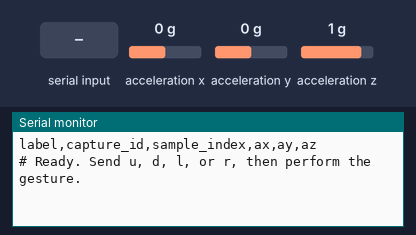
A sketch run on a simulated ESP32. On the bench: the last lines printed to the serial monitor. Wiring (inferred from the names in the program): MPU-6050 motion sensor at I2C address 0x68. The inputs (shaded band) are chosen by the test bench; at power-on: acceleration x 0 g, acceleration y 0 g, acceleration z 1 g.

Above: at 1.3 s.
1.4 s: "u" received over Serial
At 2.8 s:
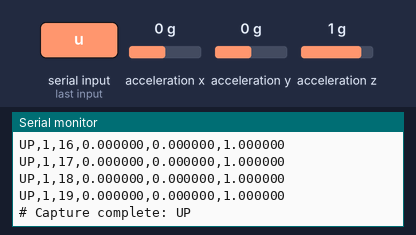
2.9 s: "d" received over Serial
At 4.3 s:
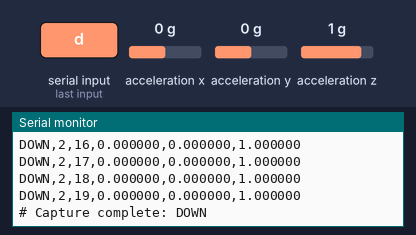
4.4 s: "l" received over Serial
At 5.8 s:
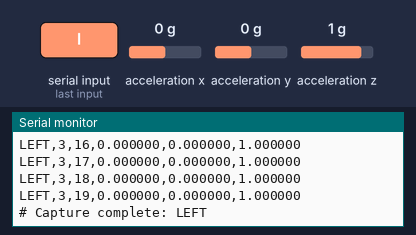
5.9 s: "r" received over Serial
At 8.1 s:
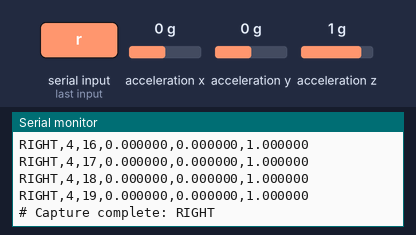

Measured:
- after the input at 1.4 s, the serial monitor: prints a new line at once (image 1)
- after the input at 2.9 s, the serial monitor: prints a new line at once (image 2)
- after the input at 4.4 s, the serial monitor: prints a new line at once (image 3)
- after the input at 5.9 s, the serial monitor: prints a new line at once (image 4)

The sketch:

data_collector.ino
```cpp
#include <Wire.h>

// MPU6050 gesture dataset collector for ESP32.
// Open Serial Monitor at 115200 baud and send:
//   u = UP, d = DOWN, l = LEFT, r = RIGHT
// Perform one gesture immediately after sending the command.

constexpr uint8_t MPU6050_ADDRESS = 0x68;
constexpr uint8_t MPU6050_ACCEL_START = 0x3B;
constexpr uint8_t SDA_PIN = 21;
constexpr uint8_t SCL_PIN = 22;
constexpr uint16_t SAMPLE_INTERVAL_MS = 50;
constexpr uint8_t SAMPLES_PER_CAPTURE = 20;

uint32_t captureId = 0;

void writeMpuRegister(uint8_t reg, uint8_t value) {
  Wire.beginTransmission(MPU6050_ADDRESS);
  Wire.write(reg);
  Wire.write(value);
  Wire.endTransmission(true);
}

bool initializeMpu6050() {
  writeMpuRegister(0x6B, 0x00);  // Wake the sensor.
  delay(100);
  writeMpuRegister(0x1C, 0x00);  // Accelerometer range: +/-2 g.
  writeMpuRegister(0x1A, 0x03);  // Low-pass filter setting.

  Wire.beginTransmission(MPU6050_ADDRESS);
  Wire.write(0x75);  // WHO_AM_I register.
  if (Wire.endTransmission(false) != 0) return false;
  Wire.requestFrom(MPU6050_ADDRESS, static_cast<uint8_t>(1), true);
  return Wire.available() && Wire.read() == 0x68;
}

bool readAcceleration(float &ax, float &ay, float &az) {
  Wire.beginTransmission(MPU6050_ADDRESS);
  Wire.write(MPU6050_ACCEL_START);
  if (Wire.endTransmission(false) != 0) return false;

  Wire.requestFrom(MPU6050_ADDRESS, static_cast<uint8_t>(6), true);
  if (Wire.available() != 6) return false;

  const int16_t rawX = (Wire.read() << 8) | Wire.read();
  const int16_t rawY = (Wire.read() << 8) | Wire.read();
  const int16_t rawZ = (Wire.read() << 8) | Wire.read();

  constexpr float COUNTS_PER_G = 16384.0f;
  ax = rawX / COUNTS_PER_G;
  ay = rawY / COUNTS_PER_G;
  az = rawZ / COUNTS_PER_G;
  return true;
}

const char *labelFromCommand(char command) {
  switch (command) {
    case 'u': return "UP";
    case 'd': return "DOWN";
    case 'l': return "LEFT";
    case 'r': return "RIGHT";
    default: return nullptr;
  }
}

void captureGesture(const char *label) {
  ++captureId;
  uint32_t nextSampleTime = millis();

  for (uint8_t sample = 0; sample < SAMPLES_PER_CAPTURE; ++sample) {
    while (static_cast<int32_t>(millis() - nextSampleTime) < 0) delay(1);

    float ax, ay, az;
    if (!readAcceleration(ax, ay, az)) {
      Serial.println("# ERROR: MPU6050 read failed");
      return;
    }

    Serial.print(label);
    Serial.print(',');
    Serial.print(captureId);
    Serial.print(',');
    Serial.print(sample);
    Serial.print(',');
    Serial.print(ax, 6);
    Serial.print(',');
    Serial.print(ay, 6);
    Serial.print(',');
    Serial.println(az, 6);

    nextSampleTime += SAMPLE_INTERVAL_MS;
  }

  Serial.print("# Capture complete: ");
  Serial.println(label);
}

void setup() {
  Serial.begin(115200);
  Wire.begin(SDA_PIN, SCL_PIN);

  if (!initializeMpu6050()) {
    Serial.println("# ERROR: MPU6050 not found at I2C address 0x68");
    while (true) delay(1000);
  }

  Serial.println("label,capture_id,sample_index,ax,ay,az");
  Serial.println("# Ready. Send u, d, l, or r, then perform the gesture.");
}

void loop() {
  if (!Serial.available()) return;

  char command = static_cast<char>(Serial.read());
  if (command >= 'A' && command <= 'Z') command += ('a' - 'A');
  const char *label = labelFromCommand(command);
  if (label != nullptr) captureGesture(label);
}
```
